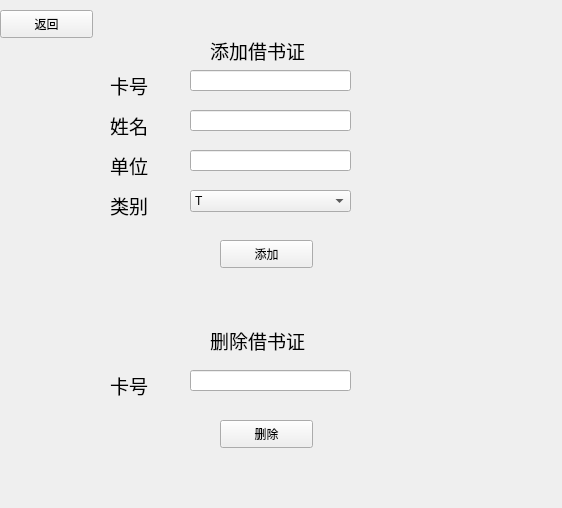
<?xml version="1.0" encoding="UTF-8"?>
<ui version="4.0">
 <class>add</class>
 <widget class="QWidget" name="add">
  <property name="geometry">
   <rect>
    <x>0</x>
    <y>0</y>
    <width>562</width>
    <height>508</height>
   </rect>
  </property>
  <property name="windowTitle">
   <string>Form</string>
  </property>
  <widget class="QLabel" name="label">
   <property name="geometry">
    <rect>
     <x>210</x>
     <y>20</y>
     <width>131</width>
     <height>61</height>
    </rect>
   </property>
   <property name="font">
    <font>
     <family>Consolas</family>
     <pointsize>14</pointsize>
    </font>
   </property>
   <property name="text">
    <string>添加借书证</string>
   </property>
  </widget>
  <widget class="QPushButton" name="pushButton">
   <property name="geometry">
    <rect>
     <x>220</x>
     <y>240</y>
     <width>93</width>
     <height>28</height>
    </rect>
   </property>
   <property name="text">
    <string>添加</string>
   </property>
  </widget>
  <widget class="QLineEdit" name="lineEdit">
   <property name="geometry">
    <rect>
     <x>190</x>
     <y>70</y>
     <width>161</width>
     <height>21</height>
    </rect>
   </property>
  </widget>
  <widget class="QPushButton" name="pushButton_2">
   <property name="geometry">
    <rect>
     <x>0</x>
     <y>10</y>
     <width>93</width>
     <height>28</height>
    </rect>
   </property>
   <property name="text">
    <string>返回</string>
   </property>
  </widget>
  <widget class="QLineEdit" name="lineEdit_2">
   <property name="geometry">
    <rect>
     <x>190</x>
     <y>110</y>
     <width>161</width>
     <height>21</height>
    </rect>
   </property>
  </widget>
  <widget class="QLineEdit" name="lineEdit_3">
   <property name="geometry">
    <rect>
     <x>190</x>
     <y>150</y>
     <width>161</width>
     <height>21</height>
    </rect>
   </property>
  </widget>
  <widget class="QLabel" name="label_2">
   <property name="geometry">
    <rect>
     <x>110</x>
     <y>70</y>
     <width>71</width>
     <height>31</height>
    </rect>
   </property>
   <property name="font">
    <font>
     <family>Consolas</family>
     <pointsize>14</pointsize>
    </font>
   </property>
   <property name="text">
    <string>卡号</string>
   </property>
  </widget>
  <widget class="QLabel" name="label_3">
   <property name="geometry">
    <rect>
     <x>110</x>
     <y>110</y>
     <width>71</width>
     <height>31</height>
    </rect>
   </property>
   <property name="font">
    <font>
     <family>Consolas</family>
     <pointsize>14</pointsize>
    </font>
   </property>
   <property name="text">
    <string>姓名</string>
   </property>
  </widget>
  <widget class="QLabel" name="label_4">
   <property name="geometry">
    <rect>
     <x>110</x>
     <y>150</y>
     <width>71</width>
     <height>31</height>
    </rect>
   </property>
   <property name="font">
    <font>
     <family>Consolas</family>
     <pointsize>14</pointsize>
    </font>
   </property>
   <property name="text">
    <string>单位</string>
   </property>
  </widget>
  <widget class="QLabel" name="label_5">
   <property name="geometry">
    <rect>
     <x>110</x>
     <y>190</y>
     <width>71</width>
     <height>31</height>
    </rect>
   </property>
   <property name="font">
    <font>
     <family>Consolas</family>
     <pointsize>14</pointsize>
    </font>
   </property>
   <property name="text">
    <string>类别</string>
   </property>
  </widget>
  <widget class="QComboBox" name="comboBox">
   <property name="geometry">
    <rect>
     <x>190</x>
     <y>190</y>
     <width>161</width>
     <height>22</height>
    </rect>
   </property>
   <item>
    <property name="text">
     <string>T</string>
    </property>
   </item>
   <item>
    <property name="text">
     <string>S</string>
    </property>
   </item>
  </widget>
  <widget class="QLabel" name="label_6">
   <property name="geometry">
    <rect>
     <x>210</x>
     <y>310</y>
     <width>131</width>
     <height>61</height>
    </rect>
   </property>
   <property name="font">
    <font>
     <family>Consolas</family>
     <pointsize>14</pointsize>
    </font>
   </property>
   <property name="text">
    <string>删除借书证</string>
   </property>
  </widget>
  <widget class="QLabel" name="label_7">
   <property name="geometry">
    <rect>
     <x>110</x>
     <y>370</y>
     <width>71</width>
     <height>31</height>
    </rect>
   </property>
   <property name="font">
    <font>
     <family>Consolas</family>
     <pointsize>14</pointsize>
    </font>
   </property>
   <property name="text">
    <string>卡号</string>
   </property>
  </widget>
  <widget class="QLineEdit" name="lineEdit_4">
   <property name="geometry">
    <rect>
     <x>190</x>
     <y>370</y>
     <width>161</width>
     <height>21</height>
    </rect>
   </property>
  </widget>
  <widget class="QPushButton" name="pushButton_3">
   <property name="geometry">
    <rect>
     <x>220</x>
     <y>420</y>
     <width>93</width>
     <height>28</height>
    </rect>
   </property>
   <property name="text">
    <string>删除</string>
   </property>
  </widget>
 </widget>
 <resources/>
 <connections/>
</ui>
